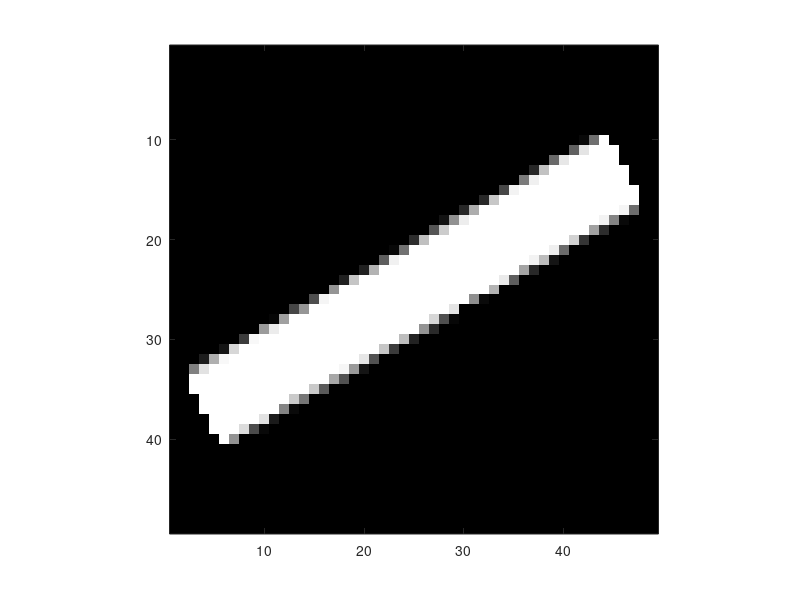

This figure's MATLAB source:
function [prop_image] = create_bar_image(halfwidth, halfsize, theta_rad);

f_debug = (nargin == 0 && nargout == 0);
if f_debug
end

if ~exist('halfwidth','var'), halfwidth = 4; end
if ~exist('halfsize','var'), halfsize = 24; end
if ~exist('theta_rad','var'), theta_rad = 30 * pi/180; end

v = [-sin(theta_rad); cos(theta_rad)]; % normal to the line

fullsize = 2*halfsize+1;
samples = zeros(fullsize, fullsize);
pos_samples = zeros(fullsize, fullsize);
prop_image = zeros(fullsize, fullsize);

count = 0;
while (count < 10000)
    x = ((2*rand)-1) * halfsize;
    y = ((2*rand)-1) * halfsize;
    if (x*x+y*y > halfsize*halfsize)
        continue;
    end

    p = [x; y];
    d = p'*v;
    
    p = round(p);
    p = halfsize+1 + [p(1), -p(2)];
    samples(p(2), p(1)) = samples(p(2), p(1)) + 1;
    if (abs(d) < halfwidth)
        pos_samples(p(2), p(1)) = pos_samples(p(2), p(1)) + 1;
        count = count + 1;
    end
end
prop_image = pos_samples ./ samples;
prop_image(isnan(prop_image)) = 0;

if f_debug
    figure(1); clf; colormap(gray(256));
    imagesc(prop_image); axis('image','ij');
    clear prop_image;
end
